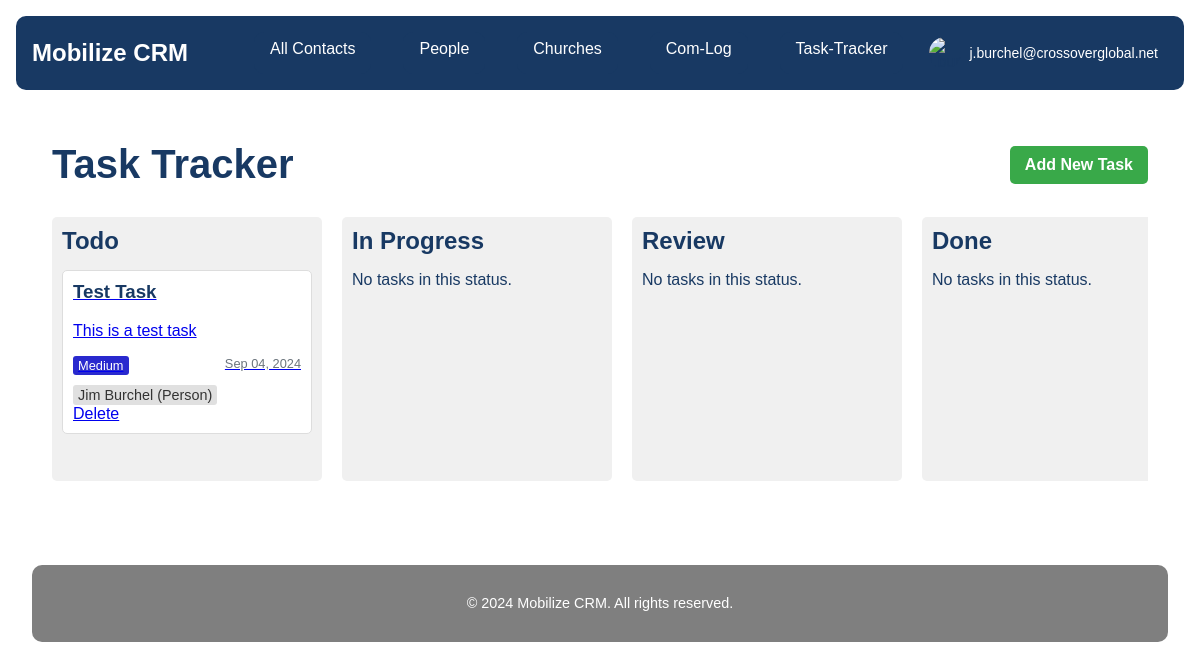
Before: /task-tracker/ (signed in) with the older database file.
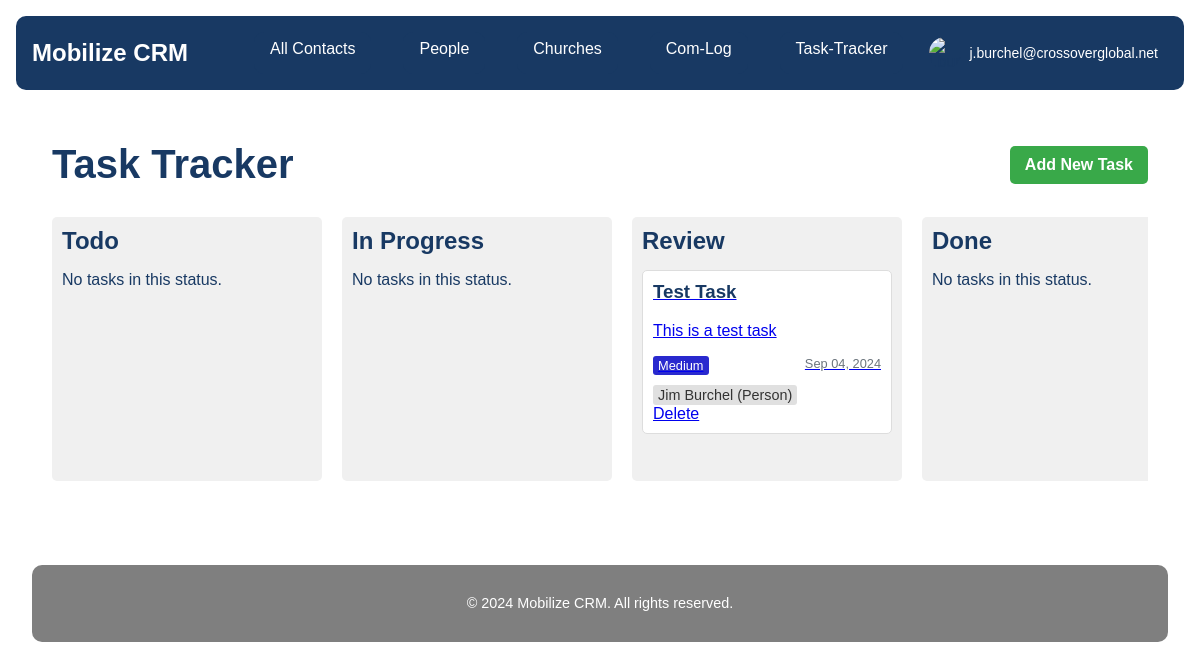
After: the same page with the newer database file.
### userprofile/models.py (models this page shows, shortened)
class CustomUser(AbstractUser):
    profile_image = models.ImageField(upload_to='profile_images/', null=True, blank=True)
    profile_thumbnail = models.ImageField(upload_to='profile_thumbnails/', null=True, blank=True)
    email_signature = models.TextField(blank=True, null=True)
    google_refresh_token = models.CharField(max_length=255, blank=True, null=True)
    groups = models.ManyToManyField(
        'auth.Group',
        verbose_name='groups',
        blank=True,
        help_text='The groups this user belongs to. A user will get all permissions granted to each of their groups.',
        related_name='customuser_set',
        related_query_name='customuser',
    )
    user_permissions = models.ManyToManyField(
        'auth.Permission',
        verbose_name='user permissions',
        blank=True,
        help_text='Specific permissions for this user.',
        related_name='customuser_set',
        related_query_name='customuser',
    )

### task_tracker/models.py (models this page shows, shortened)
class Task(models.Model):
    STATUS_CHOICES = [
        ('todo', 'To Do'),
        ('in progress', 'In Progress'),
        ('review', 'Review'),
        ('done', 'Done'),
    ]
    PRIORITY_CHOICES = [
        ('low', 'Low'),
        ('medium', 'Medium'),
        ('high', 'High'),
        ('urgent', 'Urgent'),
    ]
    REMINDER_CHOICES = [
        ('15_min', '15 minutes before'),
        ('30_min', '30 minutes before'),
        ('1_hour', '1 hour before'),
        ('2_hours', '2 hours before'),
        ('1_day', '1 day before'),
        ('1_week', '1 week before'),
        ('custom', 'Custom'),
    ]
    title = models.CharField(max_length=200)
    description = models.TextField(blank=True)
    status = models.CharField(max_length=20, choices=STATUS_CHOICES, default='todo')
    priority = models.CharField(max_length=20, choices=PRIORITY_CHOICES, default='medium')
    assigned_to = models.ForeignKey(User, on_delete=models.SET_NULL, null=True, blank=True, related_name='assigned_tasks')
    created_by = models.ForeignKey(User, on_delete=models.CASCADE, related_name='created_tasks')
    created_at = models.DateTimeField(auto_now_add=True)
    updated_at = models.DateTimeField(auto_now=True)
    due_date = models.DateTimeField(default=timezone.now, null=True, blank=True)
    contact = models.ForeignKey(Contact, on_delete=models.SET_NULL, null=True, blank=True, related_name='tasks')
    google_calendar_event_id = models.CharField(max_length=255, blank=True, null=True)
    reminder = models.CharField(max_length=20, choices=REMINDER_CHOICES, default='30_min')
    custom_reminder = models.IntegerField(null=True, blank=True, help_text="Custom reminder time in minutes")
    class Meta:
        ordering = ['-created_at']

### contacts/models.py (models this page shows, shortened)
class Contact(models.Model):
    STATE = (
        ('al', 'AL'), ('ak', 'AK'), ('az', 'AZ'), ('ar', 'AR'), ('ca', 'CA'),('co', 'CO'),('ct', 'CT'),('de', 'DE'), ('fl', 'FL'), ('ga', 'GA'),
        ('hi', 'HI'), ('id', 'ID'), ('il', 'IL'), ('in', 'IN'), ('ia', 'IA'), ('ks', 'KS'), ('ky', 'KY'), ('la', 'LA'), ('me', 'ME'),
        ('md', 'MD'), ('ma', 'MA'), ('mi', 'MI'), ('mn', 'MN'), ('ms', 'MS'), ('mo', 'MO'), ('mt', 'MT'), ('ne', 'NE'), ('nv', 'NV'),
        ('nh', 'NH'), ('nj', 'NJ'), ('nm', 'NM'), ('ny', 'NY'), ('nc', 'NC'), ('nd', 'ND'), ('oh', 'OH'), ('ok', 'OK'), ('or', 'OR'),
        ('pa', 'PA'), ('ri', 'RI'), ('sc', 'SC'), ('sd', 'SD'), ('tn', 'TN'), ('tx', 'TX'), ('ut', 'UT'), ('vt', 'VT'), ('va', 'VA'),
        ('wa', 'WA'), ('wv', 'WV'), ('wi', 'WI'), ('wy', 'WY'),('dc', 'DC')
    )
    PREFERRED_CONTACT_METHODS = (
        ('email', 'Email'),('phone', 'Phone'),('text', 'Text'),('Facebook Messanger',
        'Facebook Messanger'),('whatsapp', 'Whatsapp'),('groupme', 'Groupme'),('signal', 'Signal'),('other', 'Other')
    )
    church_name = models.CharField(max_length=100, null=True, blank=True)
    first_name = models.CharField(max_length=100)
    last_name = models.CharField(max_length=100)
    image = models.ImageField(upload_to=get_image_path, null=True, blank=True)
    preferred_contact_method = models.CharField(max_length=100, choices=PREFERRED_CONTACT_METHODS)
    phone = models.CharField(max_length=50)
    email = models.EmailField()
    street_address = models.CharField(max_length=200, null=True, blank=True)
    city = models.CharField(max_length=100, null=True, blank=True)
    state = models.CharField(max_length=2, choices=STATE, null=True, blank=True)
    zip_code = models.CharField(max_length=10, null=True, blank=True)
    initial_notes = models.TextField(null=True, blank=True)
    date_created = models.DateField(auto_now_add=True,null=True, blank=True)
    date_modified = models.DateField(auto_now=True,null=True, blank=True)

### task_tracker/views.py (the view)
# urls.py: path('', views.TaskListView.as_view(), name='task_list'),
@method_decorator(login_required, name='dispatch')
class TaskListView(ListView, LoginRequiredMixin):
    model = Task
    template_name = 'task_tracker/task_list.html'
    context_object_name = 'tasks'
    def get_context_data(self, **kwargs):
        context = super().get_context_data(**kwargs)
        context['task_statuses'] = {
            'todo': Task.objects.filter(status='todo').order_by('due_date'),
            'in progress': Task.objects.filter(status='in progress').order_by('due_date'),
            'review': Task.objects.filter(status='review').order_by('due_date'),
            'done': Task.objects.filter(status='done').order_by('due_date')
        }
        return context

### task_tracker/templates/task_tracker/task_list.html (shortened to what this page needs)
{% extends 'core/base.html' %}
{% load static %}
{% block extra_css %}
<link rel="stylesheet" href="{% static 'css/task_list.css' %}">
{% endblock %}
{% block content %}
<div class="container task-tracker-container">
    <div class="task-header">
        <h1 id="task-tracker" class="task-title">Task Tracker</h1>
        <a href="{% url 'task_tracker:task_create' %}" class="btn btn-primary">Add New Task</a>
    </div>
    <div class="task-board">
        {% for status, tasks in task_statuses.items %}
        <div class="task-column">
            <h2>{{ status|title }}</h2>
            <div id="{{ status }}" class="task-list">
                {% for task in tasks %}
                <div class="task-card" draggable="true" data-task-id="{{ task.id }}">
                    <a href="{% url 'task_tracker:task_update' task.id %}">
                        <h3>{{ task.title }}</h3>
                        <p>{{ task.description|truncatewords:20 }}</p>
                        <div class="task-meta">
                            <span class="priority {{ task.priority }}">{{ task.get_priority_display }}</span>
                            <span class="due-date">{{ task.due_date|date:"M d, Y" }}</span>
                        </div>
                        {% if task.contact %}
                        <div class="task-contact">
                            {% if task.contact.church %}
                            <a href="{% url 'contacts:church_detail' task.contact.church.id %}" class="contact-link">
                                {{ task.contact.church.church_name }} (Church)
                            </a>
                            {% elif task.contact.people %}
                            <a href="{% url 'contacts:person_detail' task.contact.people.id %}" class="contact-link">
                                {{ task.contact.people.first_name }} {{ task.contact.people.last_name }} (Person)
                            </a>
                            {% else %}
                            <span class="contact-link">{{ task.contact }} (Unknown type)</span>
                            {% endif %}
                        </div>
                        {% endif %}
                    </a>
                    <a href="{% url 'task_tracker:task_delete' task.id %}" class="task-delete-link">Delete</a>
                </div>
                {% empty %}
                <p class="no-tasks-message">No tasks in this status.</p>
                {% endfor %}
            </div>
        </div>
        {% endfor %}
    </div>
</div>
{% endblock %}

### core/templates/core/base.html (shortened to what this page needs)
{% load static %}
<!DOCTYPE html>
<html lang="en">
<head>
    {% block extra_css %}{% endblock %}
    <link rel="stylesheet" href="{% static 'css/main.css' %}">
</head>
<body>
    {% include 'core/partials/nav.html' %}
    <main id="app">
        {% block content %}{% endblock %}
    </main>
    {% include 'core/partials/footer.html' %}
</body>
</html>

### core/templates/core/partials/nav.html (shortened to what this page needs)
{% load static %}
<nav class="navbar">
    <a href="/" class="navbar-brand">Mobilize CRM</a>
    <div class="navbar-menu">
        <a href="{% url 'contacts:contact_list' %}" class="navbar-item {% if request.resolver_match.url_name == 'all_contacts' %}active{% endif %}">All Contacts</a>
        <a href="{% url 'contacts:people_list' %}" class="navbar-item {% if request.resolver_match.url_name == 'people_list' %}active{% endif %}">People</a>
        <a href="{% url 'contacts:church_list' %}" class="navbar-item {% if request.resolver_match.url_name == 'church_list' %}active{% endif %}">Churches</a>
        <a href=" {% url 'com_log:list' %}" class="navbar-item {% if request.resolver_match.url_name == 'com_log' %}active{% endif %}">Com-Log</a>
        <a href="{% url 'task_tracker:task_list' %}" class="navbar-item {% if request.resolver_match.url_name == 'task_tracker' %}active{% endif %}">Task-Tracker</a>
        {% if user.is_authenticated %}
            <div class="user-menu">
                {% if user.has_profile_thumbnail %}
                    <img src="{{ user.profile_thumbnail.url }}" alt="{{ user.username }}" class="user-avatar">
                {% elif user.has_profile_image %}
                    <img src="{{ user.profile_image.url }}" alt="{{ user.username }}" class="user-avatar">
                {% else %}
                    <img src="{% static 'images/default_thumbnail.png' %}" alt="{{ user.username }}" class="user-avatar">
                {% endif %}
                <span class="user-menu-text">{{ user.username }}</span>
            </div>
        {% else %}
            <a href="{% url 'userprofile:login' %}" class="navbar-item {% if request.resolver_match.url_name == 'login' %}active{% endif %}">Login</a>
        {% endif %}
    </div>
</nav>
<antArtifact identifier="navbar-template-with-debug" type="application/vnd.ant.code" language="html" title="core/templates/core/partials/nav.html (dropdown-content section)">

### core/templates/core/partials/footer.html
<footer class="footer">
    <div class="footer-content">
        <p>&copy; 2024 Mobilize CRM. All rights reserved.</p>
    </div>
</footer>

### static/css/task_list.css (style rules this page uses)
:root { --primary-blue: #183963; --primary-green: #39A949; --primary-gray: #7F7F7F; --primary-white: #FFFFFF; }
.task-tracker-container { max-width: 1200px; margin: 0 auto; padding: 20px; font-family: Arial, sans-serif; }
.task-header { display: flex; justify-content: space-between; align-items: center; margin-bottom: 30px; }
.task-title { color: var(--primary-blue); margin: 0; font-size: 2.5em; }
.btn-primary { background-color: var(--primary-green); color: var(--primary-white); padding: 10px 15px; border: none; border-radius: 5px; text-decoration: none; font-weight: bold; transition: background-color 0.3s; }
.task-board { display: flex; gap: 20px; overflow-x: auto; }
.task-column { flex: 1; min-width: 250px; background-color: #f0f0f0; border-radius: 5px; padding: 10px; }
.task-column h2 { color: var(--primary-blue); margin-top: 0; margin-bottom: 15px; }
.task-list { min-height: 200px; }
.task-card { background-color: white; border: 1px solid #ddd; border-radius: 5px; padding: 10px; margin-bottom: 10px; cursor: move; }
.task-card h3 { margin-top: 0; color: var(--primary-blue); }
.task-card .task-contact { margin-top: 10px; font-size: 0.9em; }
.task-card .contact-link { display: inline-block; padding: 2px 5px; background-color: #e0e0e0; border-radius: 3px; color: #333; text-decoration: none; transition: background-color 0.3s ease; }
.task-meta { display: flex; justify-content: space-between; margin-top: 10px; font-size: 0.8em; }
.priority { padding: 2px 5px; border-radius: 3px; color: white; }
.priority.medium { background-color: rgb(41, 41, 206); }
.due-date { color: #6c757d; }

### static/css/main.css (style rules this page uses)
:root { --primary-blue: #183963; --primary-green: #39A949; --primary-gray: #7F7F7F; --primary-white: #FFFFFF; }
body { margin: 0; font-family: Arial, sans-serif; color: var(--primary-blue); background-color: var(--primary-white); }
.navbar { background-color: var(--primary-blue); padding: 1rem; display: flex; justify-content: space-between; align-items: center; margin: 1rem; border-radius: 10px; margin-bottom: auto !important; }
.navbar-brand { color: var(--primary-white); text-decoration: none; font-size: 1.5rem; font-weight: bold; }
.navbar-menu { display: flex; border-radius: 10px; }
.navbar-item { color: var(--primary-white); text-decoration: none; padding: 0.5rem 1rem; margin: 0 1rem; transition: background-color 0.3s; background-color: var(--primary-blue); border-radius: 10px !important; }
.footer { background-color: var(--primary-gray); color: var(--primary-white); padding: 1rem 1rem; margin-top: auto; text-align: center; margin: 2rem; border-radius: 10px; }
.footer-content { text-align: center; font-size: 0.9rem; }
main { flex: 1; padding: 2rem; }
.user-menu { position: relative; display: flex; align-items: center; cursor: pointer; padding: 5px 10px; border-radius: 15px; transition: background-color 0.3s ease; }
.user-avatar { width: 32px; height: 32px; border-radius: 50%; object-fit: cover; margin-right: 8px; }
.user-menu-text { color: var(--primary-white); font-size: 14px; }

Changed rows visible on the page:
changed Task "Test Task": moves from the list under "Todo" to the list under "Review"
Other visible differences:
new list line: "No tasks in this status."
list line gone: "No tasks in this status."
